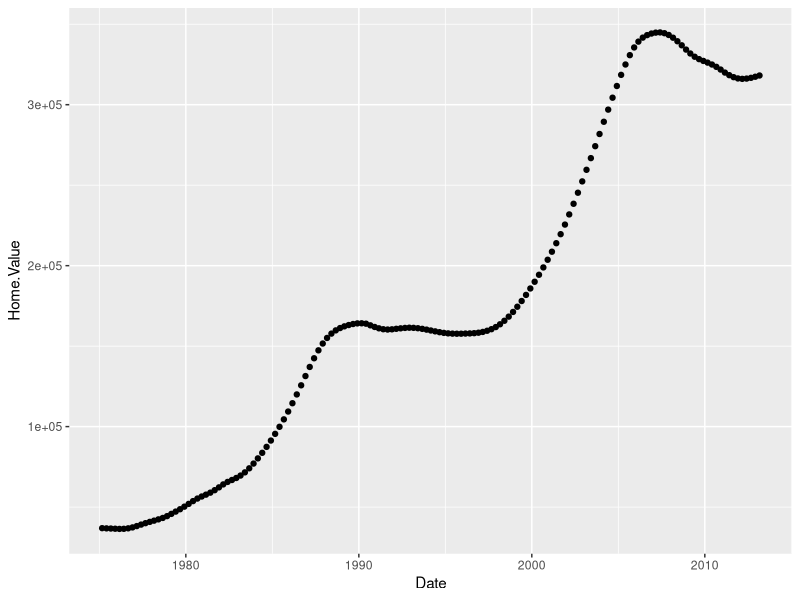
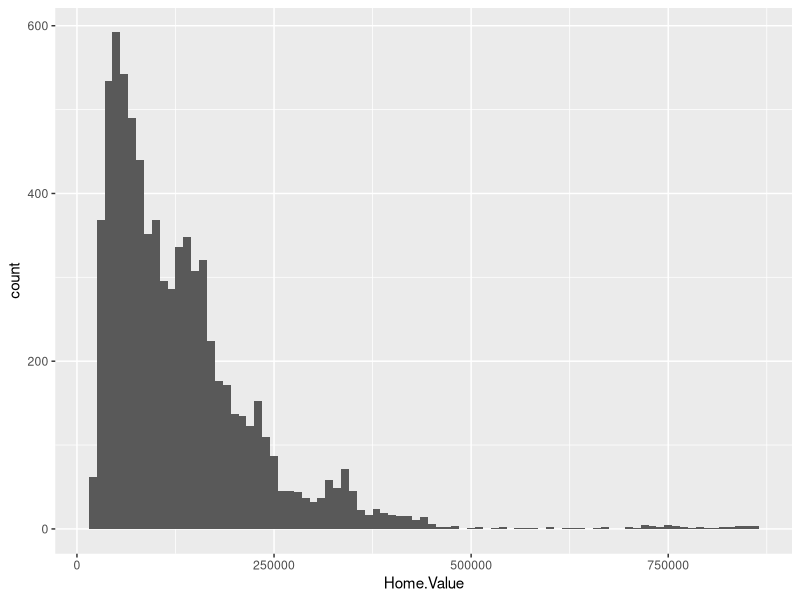
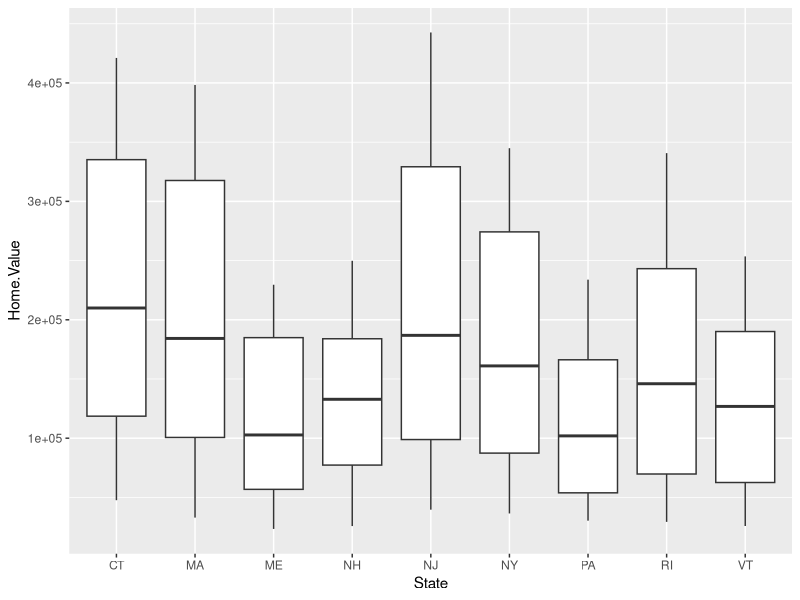
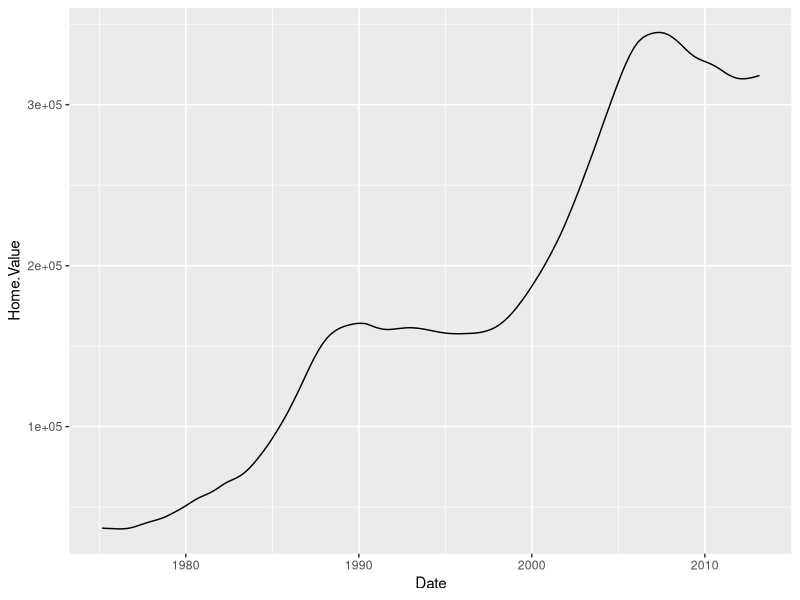
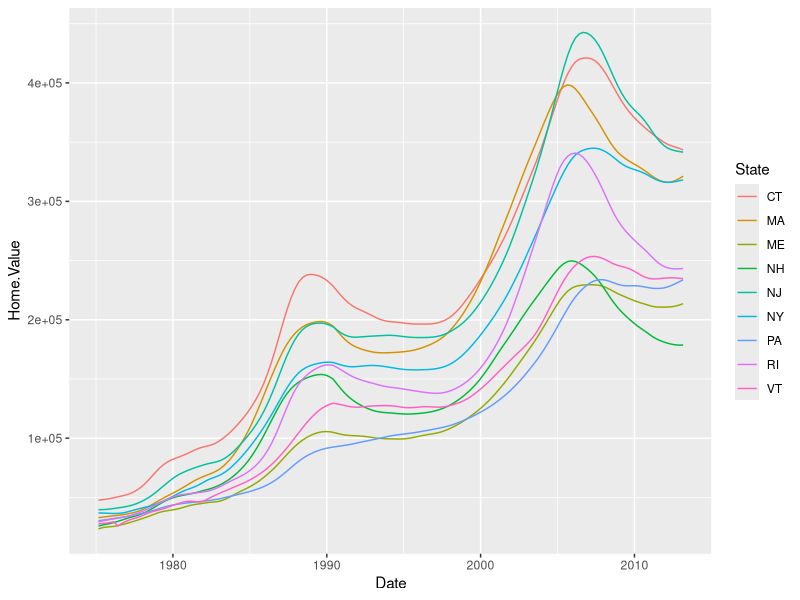

R code for these plots, in order:
## ---- chunk 1
library(ggplot2)
library(ggrepel)
library(ggthemes)
library(scales)
## ---- chunk 2
housing <- read.csv("./data/housing.csv")
## ---- chunk 3
head(housing)
## ---- chunk 4
housing$Date <- as.Date(housing$Date)
## ---- chunk 5
newyork <- subset(housing, State == "NY")
northeast <- subset(housing, Region == "N. East")
## ---- chunk 6
ggplot(newyork, aes(x = Date, y = Home.Value)) +
  geom_point()
## ---- chunk 7
    ggplot(housing, aes(x = Home.Value)) +
      geom_histogram(binwidth = 10000)
## ---- chunk 8
    ggplot(northeast, aes(x = State, y = Home.Value)) +
      geom_boxplot() 
## ---- chunk 9
    ggplot(newyork, aes(x = Date, y = Home.Value)) +
      geom_line()
## ---- chunk 10
    ggplot(northeast, aes(x = Date, y = Home.Value, col = State)) +
      geom_line()
